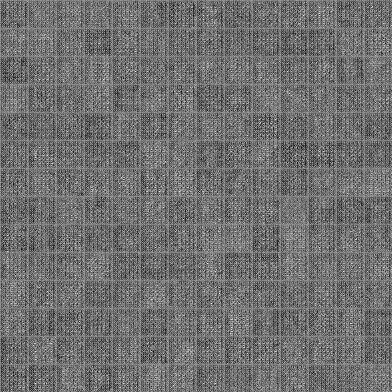
#> input picture Monte-Carlo-Attacks/Monte-Carlo-Fashion_MNIST_GAN/sample_0000.jpg, 392 x 392 px
$ python -i util.py   (imports and definitions only)   (older library calls are emulated)
#> lines starting #> are read from the running program, lines starting #| are printed output that depends on the picture
import cv2
import scipy.misc
import numpy as np

def OneHot(X, n=10, negative_class=0.):
    X = np.asarray(X).flatten()
    if n is None:
        n = np.max(X) + 1
    Xoh = np.ones((len(X), n)) * negative_class
    Xoh[np.arange(len(X)), X] = 1.
    return Xoh


def crop_resize(image_path, resize_shape=(64,64)):
#> called with image_path = 'sample_0000.jpg', resize_shape = (64, 64)
    image = cv2.imread(image_path)
#> image is the input picture: shape (392, 392, 3); min 0, max 255, mean 111.9
    height, width, channel = image.shape
#> height = 392; width = 392; channel = 3

    if width == height:
        resized_image = cv2.resize(image, resize_shape)
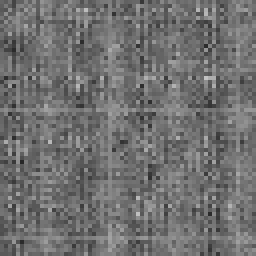
#> resized_image: shape (64, 64, 3) (shown 4 times larger); min 39, max 194, mean 111.9
    elif width > height:
        resized_image = cv2.resize(image, (int(width * float(resize_shape[0])//height), resize_shape[1]))
        cropping_length = int( (resized_image.shape[1] - resize_shape[0]) // 2)
        resized_image = resized_image[:,cropping_length:cropping_length+resize_shape[1]]
    else:
        resized_image = cv2.resize(image, (resize_shape[0], int(height * float(resize_shape[1])/width)))
        cropping_length = int( (resized_image.shape[0] - resize_shape[1]) // 2)
        resized_image = resized_image[cropping_length:cropping_length+resize_shape[0], :]

    return resized_image/127.5 - 1
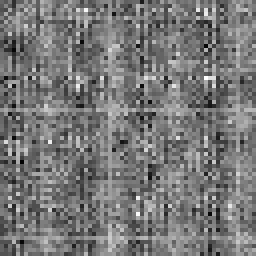
#> returned value: shape (64, 64, 3) float64 (shown 4 times larger); min -0.694, max 0.522, mean -0.122; drawn with min black and max white

def save_visualization(X, nh_nw, save_path='./vis/sample.jpg'):
    h,w = X.shape[1], X.shape[2]
    img = np.zeros((h * nh_nw[0], w * nh_nw[1], 3))

    for n,x in enumerate(X):
        j = n // nh_nw[1]
        i = n % nh_nw[1]
        img[j*h:j*h+h, i*w:i*w+w, :] = x

    scipy.misc.imsave(save_path, img)

>>> result = crop_resize('sample_0000.jpg')

$ run again, on Monte-Carlo-Attacks/Monte-Carlo-Fashion_MNIST_GAN/sample_0050.jpg
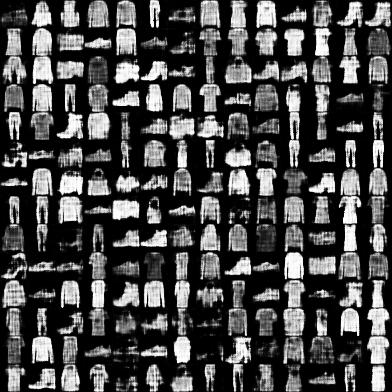
#> input picture Monte-Carlo-Attacks/Monte-Carlo-Fashion_MNIST_GAN/sample_0050.jpg, 392 x 392 px
#> in crop_resize, image is the input picture: shape (392, 392, 3); min 0, max 255, mean 74
#> in crop_resize, `resized_image = cv2.resize(image, resize_shape)`:
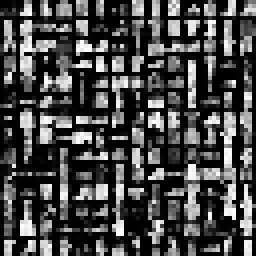
#> resized_image: shape (64, 64, 3) (shown 4 times larger); min 0, max 255, mean 73.9
